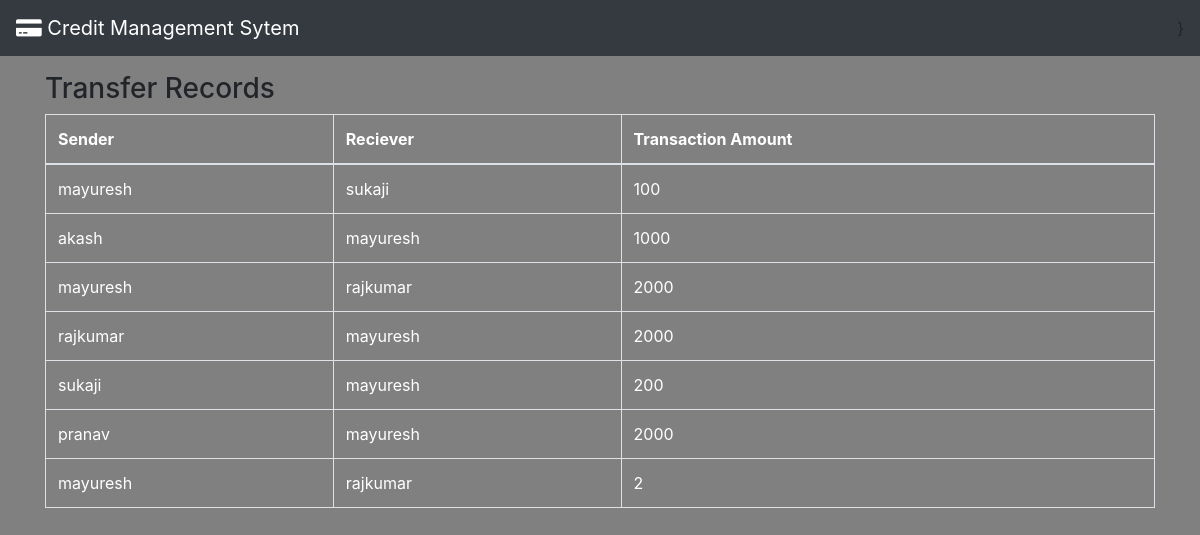
The app's page /credit/tr/ with its own data.
### credit/models.py (models this page shows, shortened)
class Transfer(models.Model):
    sender = models.CharField(max_length=20,default="")
    reciever = models.CharField(max_length=20,default="")
    amount = models.IntegerField()

### credit/views.py (the view)
# urls.py: path('tr/',views.trview, name='tr')
def trview(request):
    tran=Transfer.objects.all()
    return render(request, 'records.html', {'tran':tran})

### templates/records.html (shortened to what this page needs)
{% extends 'basic.html' %}
{% block body %}
<div class="container my-3">
    <h3>Transfer Records</h3>
    <table class="table table-bordered" style="color: white;">
        <thead>
          <tr>
            <th scope="col">Sender</th>
            <th scope="col">Reciever</th>
            <th scope="col">Transaction Amount</th>
          </tr>
        </thead>
        <tbody>
        {% for tran in tran %}
          <tr>
            <td>{{tran.sender}}</td>
            <td>{{tran.reciever}}</td>
            <td>{{tran.amount}}</td>
          </tr>
        {% endfor %}
        </tbody>
      </table>
      </div>
    {% endblock %}

### records on screen
Transfer: sender "mayuresh", reciever "sukaji", amount "100"
Transfer: sender "akash", reciever "mayuresh", amount "1000"
Transfer: sender "mayuresh", reciever "rajkumar", amount "2000"
Transfer: sender "rajkumar", reciever "mayuresh", amount "2000"
Transfer: sender "sukaji", reciever "mayuresh", amount "200"
Transfer: sender "pranav", reciever "mayuresh", amount "2000"
Transfer: sender "mayuresh", reciever "rajkumar", amount "2"
